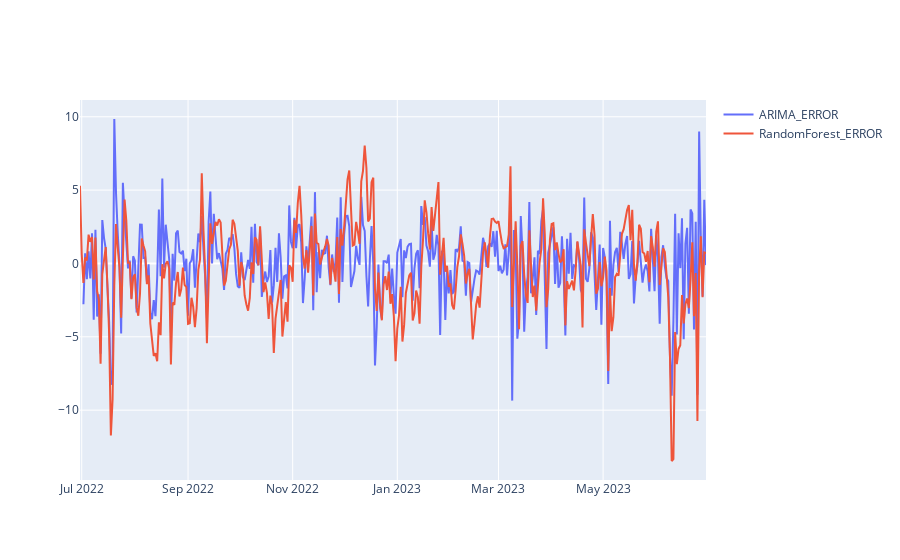

Write notebook code for a chart like this one.
### Code cell
df_tem_pre['ARIMA_ERR']=df_tem_pre['Predicted_ARIMA']-df_tem_pre['True value']
df_tem_pre['RF_ERR']=df_tem_pre['Predicted_rf']-df_tem_pre['True value']
fig_pre_err = go.Figure()
fig_pre_err.add_trace(go.Scatter(x=df_tem_pre['Date'], y=df_tem_pre['ARIMA_ERR'], mode='lines', name='ARIMA_ERROR'))
fig_pre_err.add_trace(go.Scatter(x=df_tem_pre['Date'], y=df_tem_pre['RF_ERR'], mode='lines', name='RandomForest_ERROR'))
fig_pre_err

### Figure 1 — Plotly figure (JSON) as saved in the notebook; plotly's stock layout.template omitted (floating-point values rounded to 4 significant figures; data arrays with more than 128 entries replaced by an {"elided": "..."} marker saying what was removed)
{"data": [{"mode": "lines", "name": "ARIMA_ERROR", "type": "scatter", "x": {"elided": "366 str values"}, "y": {"elided": "366 float values"}}, {"mode": "lines", "name": "RandomForest_ERROR", "type": "scatter", "x": {"elided": "366 str values"}, "y": {"elided": "366 float values"}}], "layout": {}}
